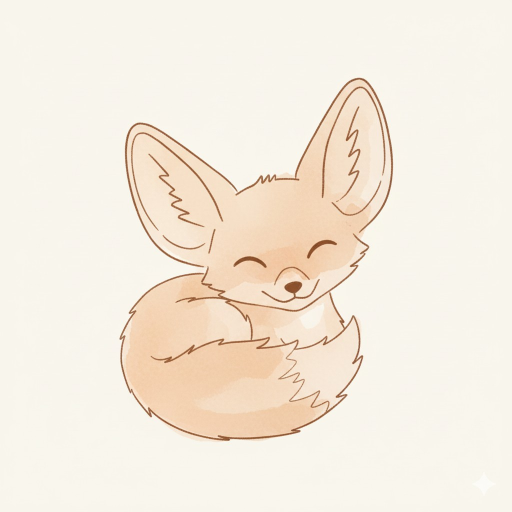
#> input picture assets/installer_fennec.png, 1024 x 1024 px (shown at 1/2 size)
$ python make_installer_assets.py
#> lines starting #> are read from the running program, lines starting #| are printed output that depends on the picture
#> in main, img is the input picture: PIL image 1024x1024 RGB; mean R, G, B 245.3, 236, 222.7
# -*- coding: utf-8 -*-
"""Gera imagens BMP para o Inno Setup a partir do PNG do Fennec."""
from pathlib import Path
from PIL import Image

ROOT = Path(__file__).resolve().parent.parent
ASSETS = ROOT / "assets"
SRC = ASSETS / "installer_fennec.png"
WIZARD_BMP = ASSETS / "installer_wizard.bmp"
SMALL_BMP = ASSETS / "installer_small.bmp"


def fit_cover(img: Image.Image, size: tuple[int, int]) -> Image.Image:
#> called with size = (164, 314)
    sw, sh = size
    ratio = max(sw / img.width, sh / img.height)
#> ratio = 0.307
    nw, nh = int(img.width * ratio), int(img.height * ratio)
#> nw = 314; nh = 314
    resized = img.resize((nw, nh), Image.Resampling.LANCZOS)
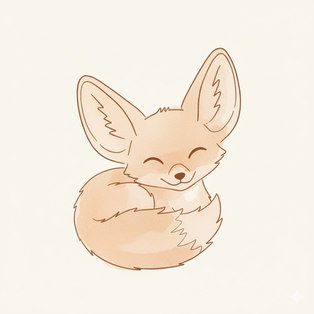
#> resized: PIL image 314x314 RGB; mean R, G, B 245.3, 236, 222.7
    left = (nw - sw) // 2
#> left = 75
    top = (nh - sh) // 2
#> top = 0
    return resized.crop((left, top, left + sw, top + sh))
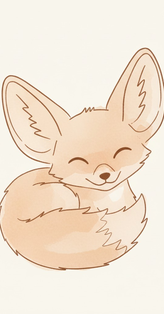
#> returned value: PIL image 164x314 RGB; mean R, G, B 242.7, 227.8, 210.3


def main():
    if not SRC.exists():
        raise SystemExit(f"Imagem não encontrada: {SRC}")

    img = Image.open(SRC).convert("RGB")
    fit_cover(img, (164, 314)).save(WIZARD_BMP, format="BMP")
    fit_cover(img, (55, 55)).save(SMALL_BMP, format="BMP")
#> call 2 of fit_cover, with size = (55, 55)
#> in fit_cover (call 2), `resized = img.resize((nw, nh), Image.Resampling.LANCZOS)`:
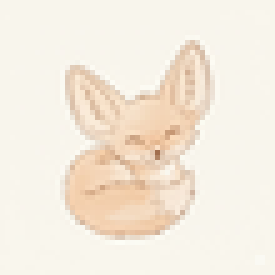
#> resized: PIL image 55x55 RGB (shown 5 times larger); mean R, G, B 245.3, 236, 222.6
    print(f"Gerado: {WIZARD_BMP}")
    print(f"Gerado: {SMALL_BMP}")


if __name__ == "__main__":
    main()
